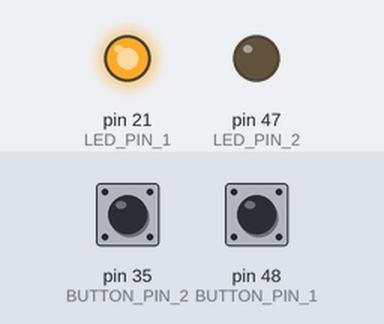
Simulated run of this sketch. Board: Arduino Mega 2560, built with avr-gcc and run on an emulated ATmega2560. Parts: output pins drawn as LEDs (lit = HIGH). Inputs (shaded band) come from the test bench; at power-on: pin 35 (BUTTON_PIN_2) LOW, pin 48 (BUTTON_PIN_1) LOW.

Above: at 1.2 s.
1.3 s: pin 35 (BUTTON_PIN_2) pulled HIGH for 0.15 s
At 1.5 s:
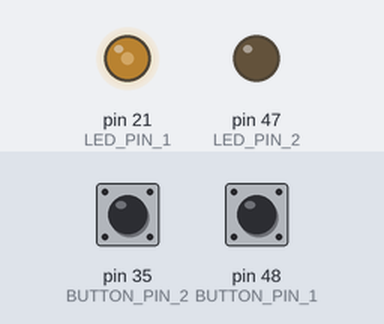
3.1 s: pin 48 (BUTTON_PIN_1) pulled HIGH for 3.2 s
At 3.6 s:
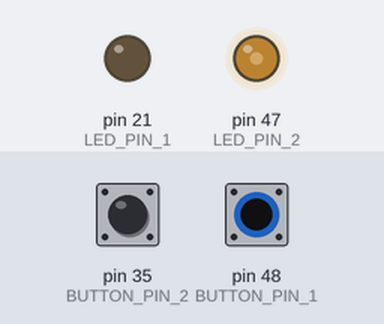
9.3 s: pin 35 (BUTTON_PIN_2) pulled HIGH for 1 s
At 10.2 s:
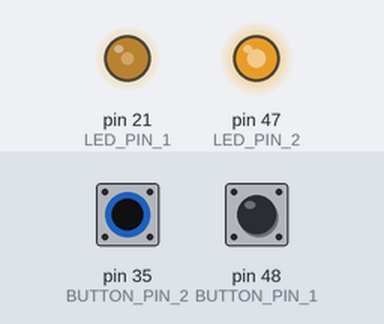
12.3 s: pin 48 (BUTTON_PIN_1) pulled HIGH for 0.15 s
15.3 s: pin 35 (BUTTON_PIN_2) pulled HIGH for 0.15 s
At 16.4 s:
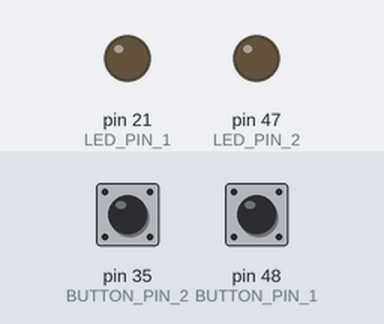
18.4 s: pin 48 (BUTTON_PIN_1) pulled HIGH for 1 s
Timing chart, 0 to 22.4 s (numbered marks = the images above; inputs shaded):
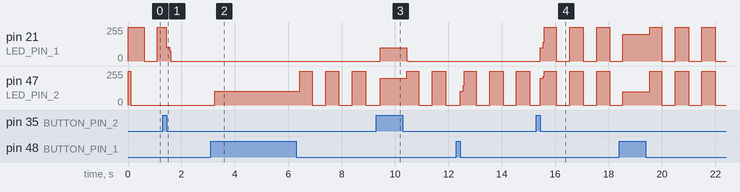

The sketch:

Arduino_State_Machine.ino
```cpp
/**
 * @file      Lab_1_Part_3.ino
 * @brief     This file controls the blinking of two external LEDs based on button presses
 * @author    Carlos Morelos
 * @date      04/12/2026
 * @version   1.0
 */


// ================================ Includes ================================


// ================================ Macros ================================
// Number of output pins
#define OUTPUT_PINS         2
// Number of input pins
#define INPUT_PINS          2
// Pin functions
#define LED_PIN_1           21
#define LED_PIN_2           47
#define BUTTON_PIN_1        48
#define BUTTON_PIN_2        35
// Blink interval
#define BLINK_INTERVAL_MS   500
// Debounce time
#define DEBOUNCE_MS         100


// ================================ Global Variables ================================
// Array of output pins
uint8_t output_pins[OUTPUT_PINS] = {LED_PIN_1, LED_PIN_2};
// Array of input pins
uint8_t input_pins[INPUT_PINS] = {BUTTON_PIN_1, BUTTON_PIN_2};

// State machine states
enum states
{
  NONE,
  BOTH_ON,
  L1_OFF_L2_ON,
  L1_ON_L2_OFF,
  BOTH_OFF,
};

// Current and prior states
states prior_state;
states state;

// Time variables to keep track of time
uint32_t current_time = 0;

// Button debounce struct
typedef struct
{
  uint8_t pin;
  uint8_t stable_state;
  uint8_t last_raw_state;
  uint32_t last_changed_time;
} debounced_button;

// Initialize debounced button struct
debounced_button btn_1 =
{
  BUTTON_PIN_1,
  HIGH,
  HIGH,
  0
};

debounced_button btn_2 =
{
  BUTTON_PIN_2,
  HIGH,
  HIGH,
  0
};

// ================================ Function Prototypes ================================
/**
 * @brief   Sets the pins in the output_pins array to output mode
 * @param   pins: Pointer to the start of the array
 * @return  None
 */
void set_output_pins(uint8_t *pins);

/**
 * @brief   Sets the pins in the input_pins array to input mode
 * @param   pins: Pointer to the start of the array
 * @return  None
 */
void set_input_pins(uint8_t *pins);

/**
 * @brief   Sets the pins in the output_pins array to logic 1
 * @param   pins: Pointer to the start of the array
 * @return  None
 */
void set_pins_high(uint8_t *pins);

/**
 * @brief   Sets the pins in the output_pins array to logic 0
 * @param   pins: Pointer to the start of the array
 * @return  None
 */
void set_pins_low(uint8_t *pins);

/**
 * @brief   Sets both LEDs in blinking mode
 * @param   None
 * @return  None
 */
void both_on();

/**
 * @brief   Sets the state where LED 1 is off and LED 2 is on
 * @param   None
 * @return  None
 */
void l1_off_l2_on();

/**
 * @brief   Sets the state where LED 2 is off and LED 1 is on
 * @param   None
 * @return  None
 */
void l1_on_l2_off();

/**
 * @brief   Sets the state where both LEDs are off
 * @param   None
 * @return  None
 */
void both_off();


/**
 * @brief   Reads the raw button value and debounces it in software
 * @param   button: Button we wish to debounce
 * @return  Debounced signal
 */
uint8_t read_button(debounced_button *button);

// ================================ Setup and Loop ================================
void setup()
{
  // Set input/outputs
  set_output_pins(output_pins);
  set_input_pins(input_pins);
  set_pins_low(output_pins);

  // Set states
  prior_state = NONE;
  state = BOTH_ON;
}


void loop()
{
  switch(state)
  {
    case BOTH_ON:
      both_on();
      break;
    case L1_OFF_L2_ON:
      l1_off_l2_on();
      break;
    case L1_ON_L2_OFF:
      l1_on_l2_off();
      break;
    case BOTH_OFF:
      both_off();
      break;
  }
}


// ================================ Function Implementation ================================
/**
 * @brief   Sets the pins in the output_pins array to output mode
 * @param   pins: Pointer to the start of the array
 */
void set_output_pins(uint8_t *pins)
{
  // Iterate through output pins array and set mode
  for (uint8_t i = 0; i < OUTPUT_PINS; i++)
  {
    pinMode(output_pins[i], OUTPUT);
  }
}


/**
 * @brief   Sets the pins in the input_pins array to input mode
 * @param   pins: Pointer to the start of the array
 */
void set_input_pins(uint8_t *pins)
{
  for (uint8_t i = 0; i < INPUT_PINS; i++)
  {
    pinMode(input_pins[i], INPUT);
  }
}


/**
 * @brief   Sets the pins in the output_pins array to logic 1
 * @param   pins: Pointer to the start of the array
 */
void set_pins_high(uint8_t *pins)
{
  for (uint8_t i = 0; i < OUTPUT_PINS; i++)
  {
    digitalWrite(output_pins[i], HIGH);
  }
}


/**
 * @brief   Sets the pins in the output_pins array to logic 0
 * @param   pins: Pointer to the start of the array
 */
void set_pins_low(uint8_t *pins)
{
  for (uint8_t i = 0; i < OUTPUT_PINS; i++)
  {
    digitalWrite(output_pins[i], LOW);
  }
}


/**
 * @brief   Sets both LEDs in blinking mode
 * @param   None
 * @return  None
 */
void both_on()
{
  // Internal variable to keep track of time
  uint32_t s1_time = 0;

  // If entering state, do init steps
  if (state != prior_state)
  {
    prior_state = state;
    set_pins_high(output_pins);
    current_time = millis();
  }

  // State Tasks
  // Blink both LEDs
  s1_time = millis();

  // If enough time has passed, update and toggle
  if (s1_time >= current_time + BLINK_INTERVAL_MS)
  {
    current_time = millis();
    digitalWrite(LED_PIN_1, !digitalRead(LED_PIN_1));
    digitalWrite(LED_PIN_2, !digitalRead(LED_PIN_2));
  }

  // Check for state transitions
  if (!read_button(&btn_1) && read_button(&btn_2))
  {
    // Button 1 pressed, turn LED 1 off
    state = L1_OFF_L2_ON;
  }

  if (read_button(&btn_1) && !read_button(&btn_2))
  {
    // Button 2 pressed, turn LED 2 off
    state = L1_ON_L2_OFF;
  }

  // If we are leaving the state, do cleanup steps
  if (state != prior_state)
  {
    set_pins_low(output_pins);
  }
}


/**
 * @brief   Sets the state where LED 1 is off and LED 2 is on
 * @param   None
 * @return  None
 */
void l1_off_l2_on()
{
  // Internal time variable to keep track of time
  uint32_t s2_time = 0;

  // If entering state do init steps
  if (prior_state != state)
  {
    prior_state = state;
    digitalWrite(LED_PIN_1, LOW);
    digitalWrite(LED_PIN_2, HIGH);
    current_time = millis();
  }

  // State Tasks
  // Blink only LED 2
  s2_time = millis();

  // If enough time has passed, toggle LED 2
  if (s2_time >= current_time + BLINK_INTERVAL_MS)
  {
    current_time = millis();
    digitalWrite(LED_PIN_2, !digitalRead(LED_PIN_2));
  }

  // Check for state transitions
  if (!read_button(&btn_1) && read_button(&btn_2))
  {
    // Go back to state 1, both LEDs on
    state = BOTH_ON;
  }

  if (read_button(&btn_1) && !read_button(&btn_2))
  {
    // Button 2 low, both LEDs off
    state = BOTH_OFF;
  }

  // If we are leaving the state, do cleanup steps
  if (state != prior_state)
  {
    set_pins_low(output_pins);
  }
}


/**
 * @brief   Sets the state where LED 2 is off and LED 1 is on
 * @param   None
 * @return  None
 */
void l1_on_l2_off()
{
  // Internal time variable to keep track of time
  uint32_t s3_time = 0;

  // If entering state do init steps
  if (prior_state != state)
  {
    prior_state = state;
    digitalWrite(LED_PIN_1, HIGH);
    digitalWrite(LED_PIN_2, LOW);
    current_time = millis();
  }

  // State Tasks
  // Blink only LED 1
  s3_time = millis();

  // If enough time has passed, toggle LED 1
  if (s3_time >= current_time + BLINK_INTERVAL_MS)
  {
    current_time = millis();
    digitalWrite(LED_PIN_1, !digitalRead(LED_PIN_1));
  }

  // Check for state transitions
  if (!read_button(&btn_1) && read_button(&btn_2))
  {
    // Both LEDs off
    state = BOTH_OFF;
  }

  if (read_button(&btn_1) && !read_button(&btn_2))
  {
    // Go back to initial state, both LEDs on
    state = BOTH_ON;
  }

  // If we are leaving the state, do cleanup steps
  if (state != prior_state)
  {
    set_pins_low(output_pins);
  }
}


/**
 * @brief   Sets the state where both LEDs are off
 * @param   None
 * @return  None
 */
void both_off()
{
  // If entering state, do init steps
  if (state != prior_state)
  {
    prior_state = state;
    set_pins_low(output_pins);
    current_time = millis();
  }

  // State Tasks
  // None, both LEDs are off

  // Check for state transitions
  if (!read_button(&btn_1) && read_button(&btn_2))
  {
    // Button 1 pressed, turn LED 1 on
    state = L1_ON_L2_OFF;
  }

  if (read_button(&btn_1) && !read_button(&btn_2))
  {
    // Button 2 pressed, turn LED 2 on
    state = L1_OFF_L2_ON;
  }

  // If we are leaving the state, do cleanup steps
  if (state != prior_state)
  {
    set_pins_low(output_pins);
  }
}


/**
 * @brief   Reads the raw button value and debounces it in software
 * @param   button: Button we wish to debounce
 * @return  Debounced signal
 */
uint8_t read_button(debounced_button *button)
{
  uint8_t raw = digitalRead(button -> pin);

  // If the raw reading changed, reset the timer
  if (raw != button -> last_raw_state)
  {
    button -> last_raw_state = raw;
    button -> last_changed_time = millis();
  }

  // Check if the signal has been stable long enough
  if ((millis() - button -> last_changed_time) >= DEBOUNCE_MS)
  {
    button -> stable_state = raw;
  }

  return button -> stable_state;
}
```

Measured:
- after the input at 3.1 s, pin 47 (LED_PIN_2): 0/255 → 104/255 after 0.14 s, then repeats every 0.96 s: 255/255 0.46 s, 0/255 0.50 s
- after the input at 9.3 s, pin 21 (LED_PIN_1): 0/255 → 101/255 after 0.14 s, → 0/255 1.0 s later
- after the input at 15.3 s, pin 21 (LED_PIN_1): 0/255 → 101/255 after 0.14 s, then repeats every 0.99 s: 255/255 0.49 s, 0/255 0.50 s
